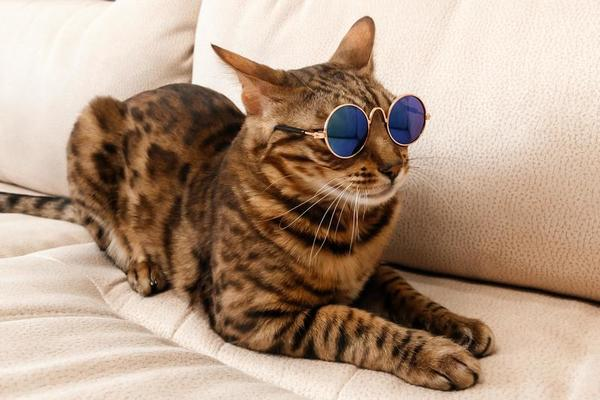
#> input picture Images/cat_1.jpg, 600 x 400 px
$ python convolution2.py
#> lines starting #> are read from the running program, lines starting #| are printed output that depends on the picture
import cv2
import numpy as np

img = cv2.imread('Images/cat_1.jpg')
#> img is the input picture: shape (400, 600, 3); mean B, G, R 133.2, 153.2, 178.5

gray = cv2.cvtColor(img, cv2.COLOR_BGR2GRAY)
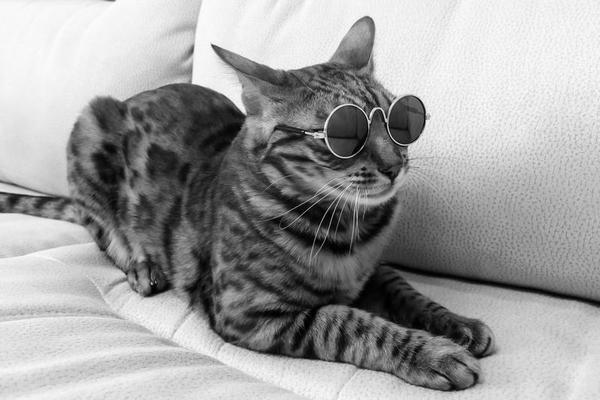
#> gray: shape (400, 600); min 0, max 254, mean 158.5
cv2.imshow('Gray', gray)
def conv(img, kernel):

    img_h = img.shape[0]
#> img_h = 400
    img_w = img.shape[1]
#> img_w = 600

    kernel_h = kernel.shape[0]
    kernel_w = kernel.shape[1]

    h = kernel_h//2 # to get integer value
    w = kernel_w//2

    img_conv = np.zeros(img.shape)

    for i in range(h, img_h-h):
        for j in range(w, img_w-w):
            sum = 0

            for m in range(kernel_h):
                for n in range(kernel_w):
                    sum += kernel[m, n] * img[i - h + m, j - w + n]

            img_conv[i, j] = sum
    return img_conv

kernel = np.ones((3, 3), dtype=np.float32) / 1000
img_convolution = conv(gray, kernel)

cv2.imshow('Images', img_convolution)
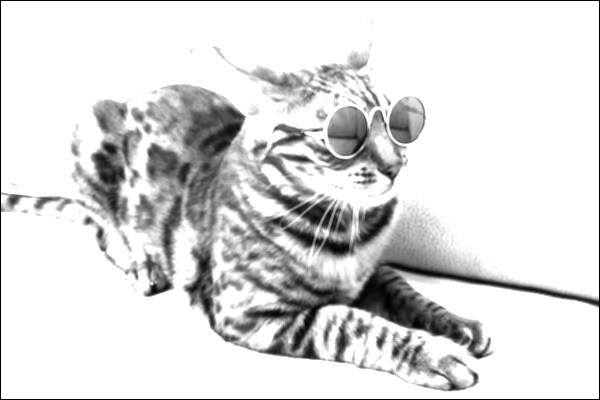
#> window 'Images': shape (400, 600); min 0, max 255, mean 218.7
cv2.waitKey(0)

$ run again, with Images/Cat_2.jpg copied over Images/cat_1.jpg
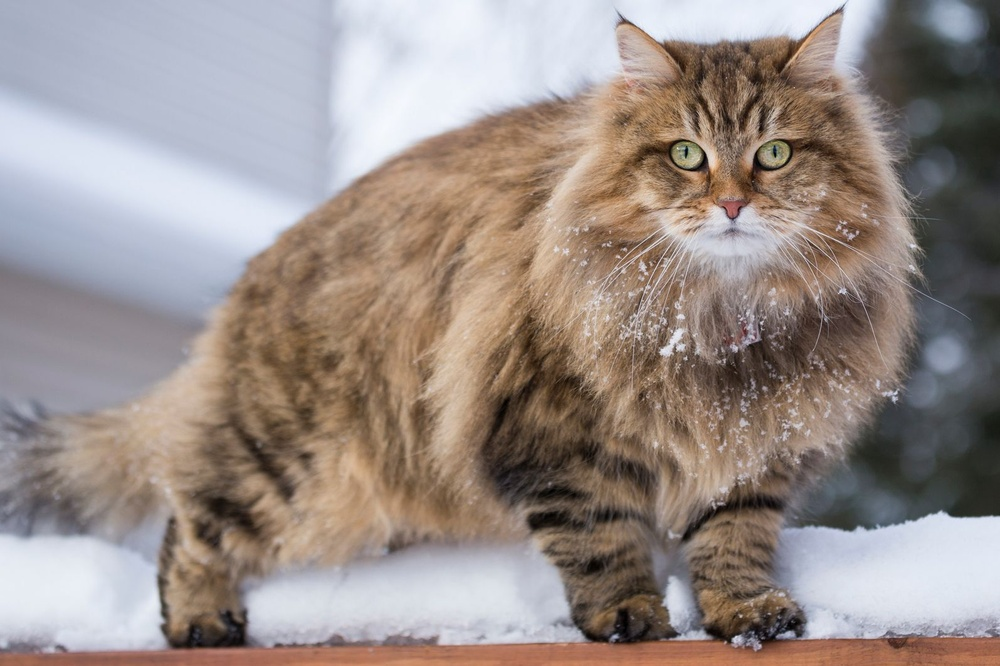
#> input picture Images/Cat_2.jpg, 1000 x 666 px, shrunk from 1595 x 1063 before the run
#> img is the input picture: shape (666, 1000, 3); mean B, G, R 137.2, 142, 153.7
#> `gray = cv2.cvtColor(img, cv2.COLOR_BGR2GRAY)`:
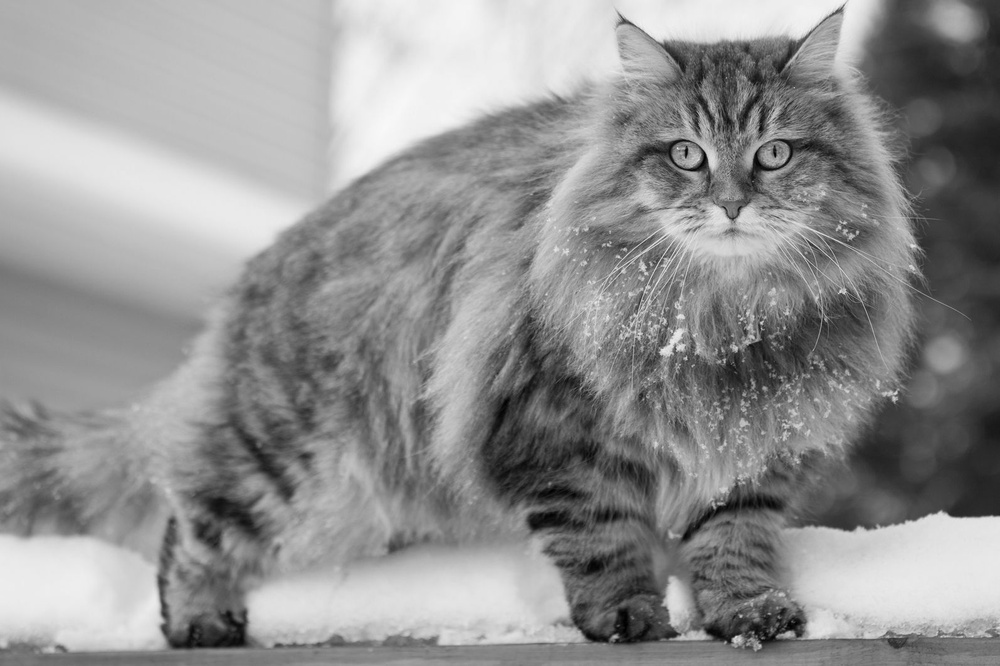
#> gray: shape (666, 1000); min 0, max 249, mean 145
#> `cv2.imshow('Images', img_convolution)`:
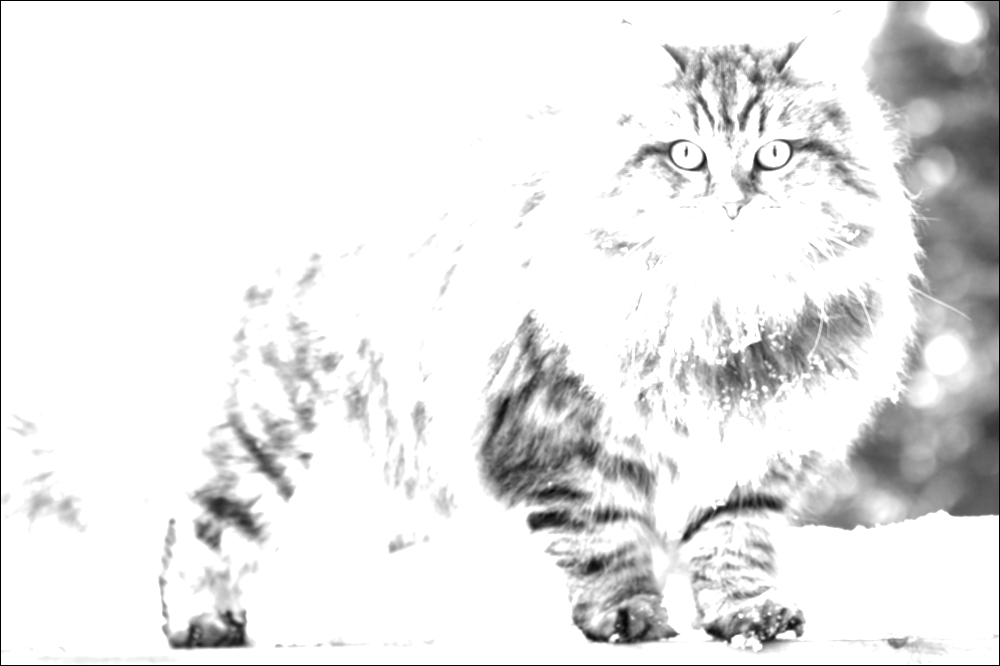
#> window 'Images': shape (666, 1000); min 0, max 255, mean 232
